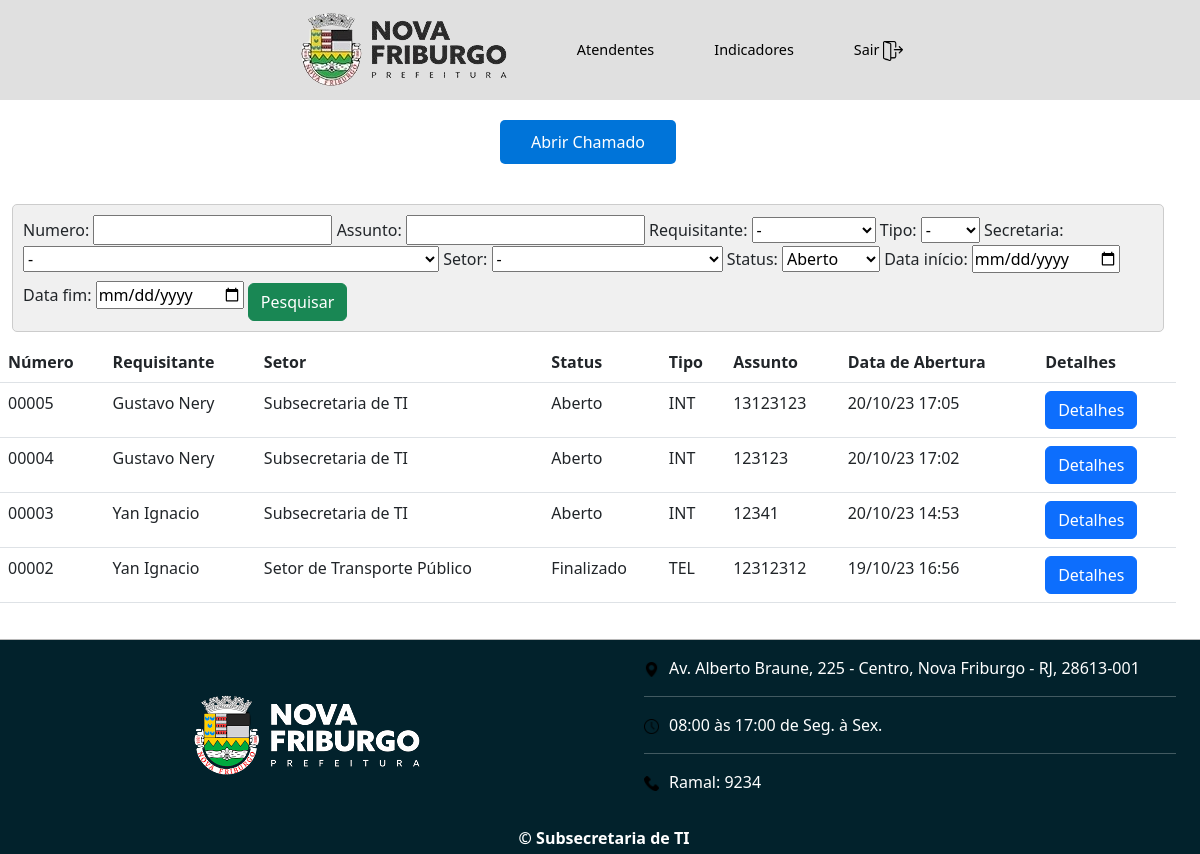
The page / (signed in) on the database as committed earlier.
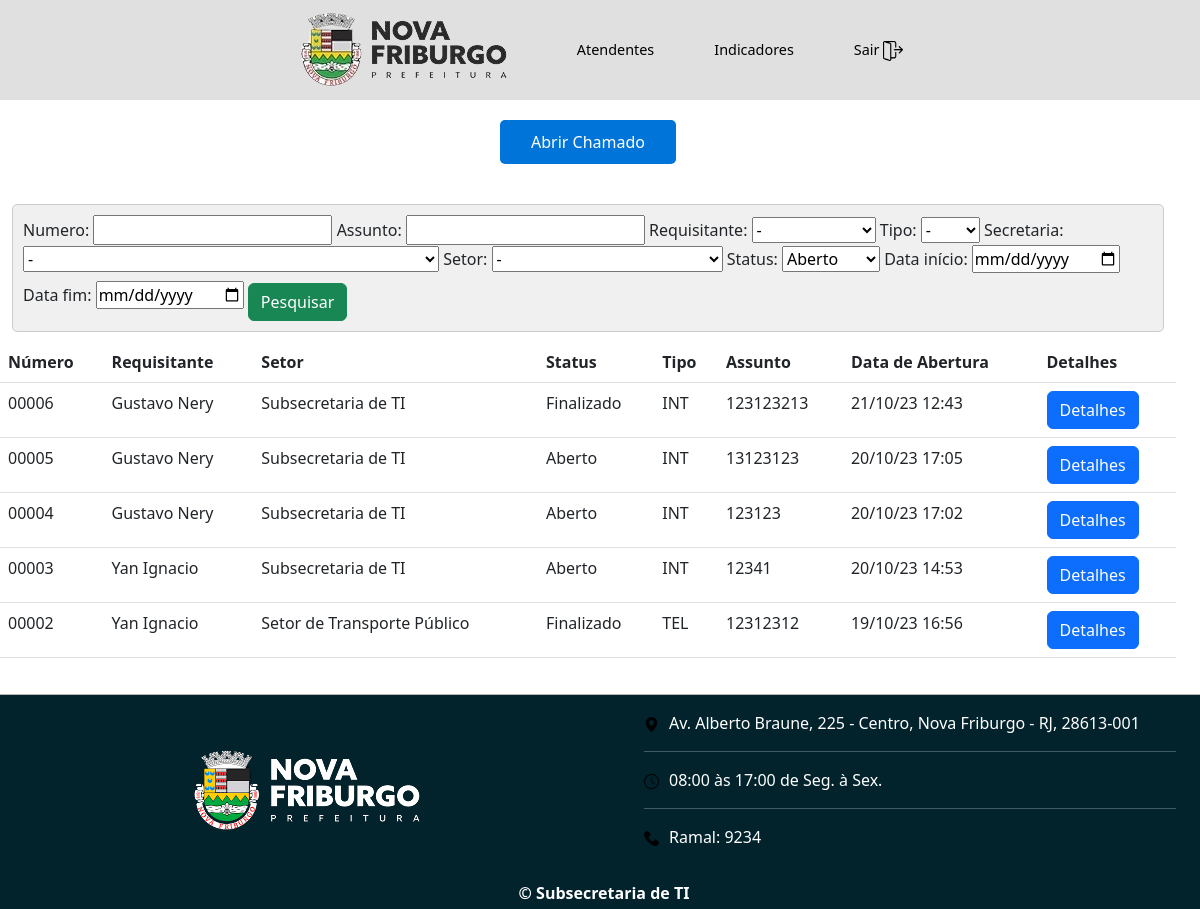
The same page on the database as committed later.
### chamadosApp/models.py (models this page shows, shortened)
class Chamado(models.Model):
    prioridadeChoices = (
        ('0', 'Baixa'),
        ('1', 'Média'),
        ('2', 'Alta')
    )
    statusChoices = (
        ('0', 'Aberto'),
        ('1', 'Pendente'),
        ('2', 'Finalizado'),
    )
    secretaria = models.ForeignKey(Secretaria, verbose_name='Secretaria', on_delete=models.CASCADE, null=True)
    setor = models.ForeignKey(Setor, verbose_name='Setor', on_delete=models.CASCADE, null=True)
    requisitante = models.ForeignKey(Servidor, on_delete=models.CASCADE, related_name='requisitante')
    tipo = models.ForeignKey(Tipo, on_delete=models.CASCADE)
    assunto = models.CharField(max_length=150)
    prioridade = models.CharField(max_length=1, choices=prioridadeChoices, default='0')
    status = models.CharField(max_length=1, choices=statusChoices, default='0')
    descricao = models.TextField(default='')
    atendente = models.ForeignKey(Atendente, verbose_name='Atendente', on_delete=models.CASCADE, related_name='atendente', null=True, default=None)
    dataAbertura = models.DateTimeField(auto_now_add=True)
    dataFechamento = models.DateTimeField(null=True, blank=False)
    numero = models.CharField(max_length=10, default=0)
    def getStatus(self):
        for choice in self.statusChoices:
            if choice[0] == self.status:
                return choice[1]
        return "Desconhecido"

class Servidor(models.Model):
    user = models.ForeignKey(User, on_delete=models.CASCADE)
    nome = models.CharField(max_length=75)
    setor = models.ForeignKey(Setor, verbose_name='Setor', on_delete=models.CASCADE)
    def __str__(self):
        return self.nome

class Setor(models.Model):
    secretaria = models.ForeignKey(Secretaria, verbose_name="Secretaria", on_delete=models.CASCADE)
    nome = models.CharField(max_length=100, default='')
    cep = models.CharField(max_length=8, default='')
    bairro = models.CharField(max_length=50, default='')
    logradouro = models.CharField(max_length=150, default='')
    def __str__(self):
        return self.nome

class Tipo(models.Model):
    nome = models.CharField(max_length=30, verbose_name='Nome do Serviço', blank=True)
    sigla = models.CharField(max_length=3, verbose_name="Sigla", blank=True)
    descricao = models.TextField(default='')

### chamadosApp/views.py (the view)
# urls.py: path('', views.mainPage, name='mainPage'),
@login_required
def mainPage(request):
    if request.method == 'POST':
        form = SearchForm(request.POST)
        if form.is_valid():
            chamados = filtraChamado(request, form)
    else:
        form = SearchForm()
        try:
            atendente = Atendente.objects.get(user=request.user)
        except:
            atendente = False
        if atendente:
            chamados = Chamado.objects.all()
        else:
            chamados = Chamado.objects.filter(requisitante=request.user)
    chamados = chamados.order_by('-numero')
    context = {
        'chamados': chamados,
        'form': form,
    }
    return render(request, 'mainPage.html', context)

### chamadosApp/templates/mainPage.html (shortened to what this page needs)
{% extends "template.html" %}
{% block main %}
<a id="button-chamado" href= {% url 'abrirChamado' %}>Abrir Chamado</a>
<div>
    <form method=POST id="form-pesquisa-chamado">
        {{form}}
        <button class="btn btn-success">Pesquisar</button>
    </form>
</div>
<table class="table">
    <thead>
      <tr>
        <th>Número</th>
        <th>Requisitante</th>
        <th>Setor</th>
        <th>Status</th>
        <th>Tipo</th>
        <th>Assunto</th>
        <th>Data de Abertura</th>
        <th>Detalhes</th>
      </tr>
    </thead>
    <tbody>
        {% for chamado in chamados  %}
      <tr>
        <td>{{chamado.numero}}</td>
        <td>{{chamado.requisitante}}</td>
        <td>{{chamado.setor}}</td>
        <td>{{chamado.getStatus}}</td>
        <td>{{chamado.tipo.sigla}}</td>
        <td>{{chamado.assunto}}</td>
        <td>{{chamado.dataAbertura|date:"d/m/y H:i"}}</td>
        <td>
          <a href="{% url 'chamado' chamado.id %}">
            <button class="btn btn-primary">Detalhes</button>
          </a>
        </td>
      </tr>
      {% endfor %}
    </tbody>
  </table>
{% endblock %}

Rows that differ between the two databases and show on the page:
added Chamado: numero "00006", requisitante "Gustavo Nery", setor "Subsecretaria de TI", getStatus "Finalizado", tipo.sigla "INT", assunto "123123213", dataAbertura "21/10/23 12:43"
